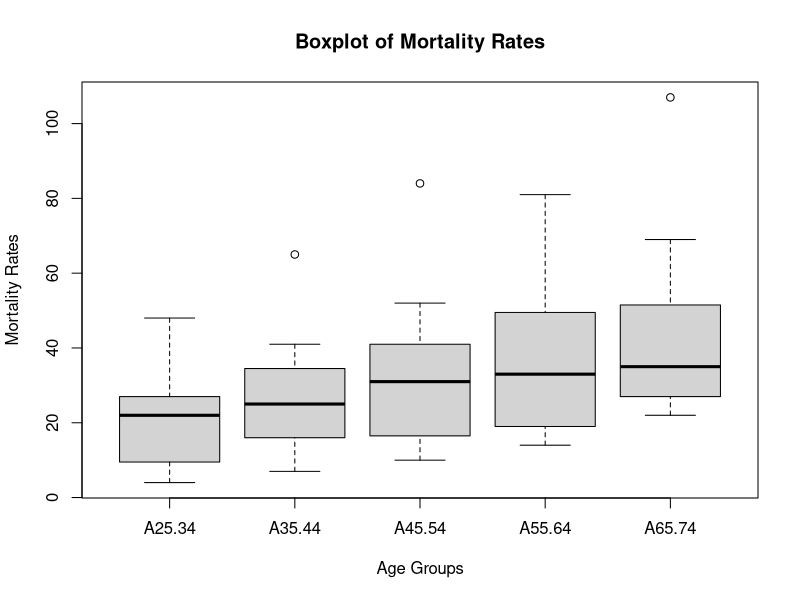
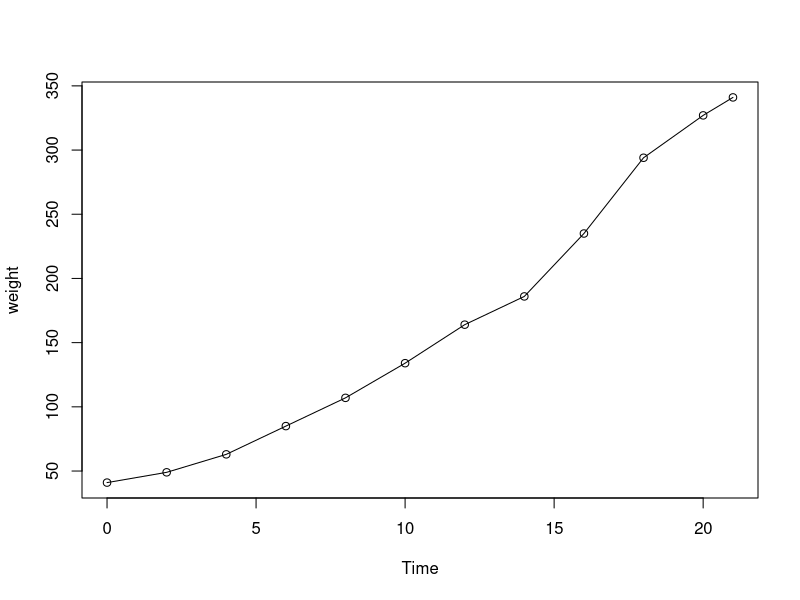
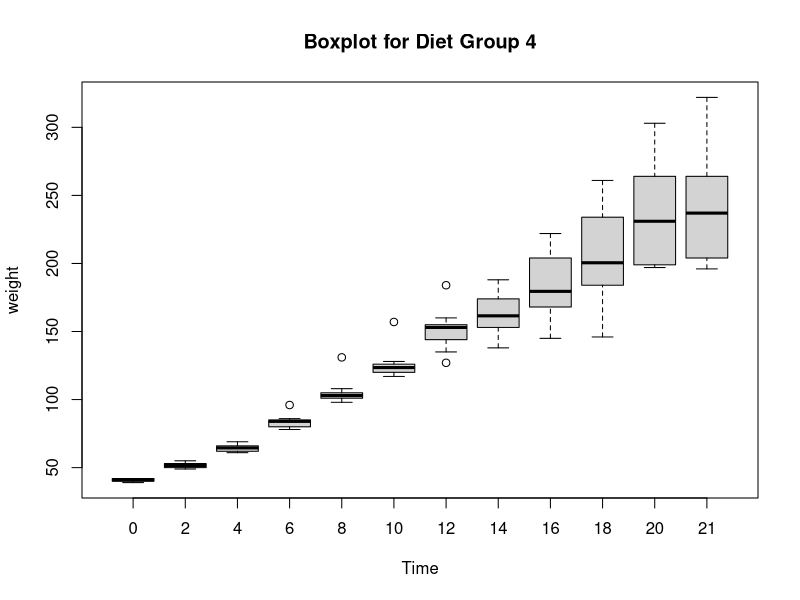
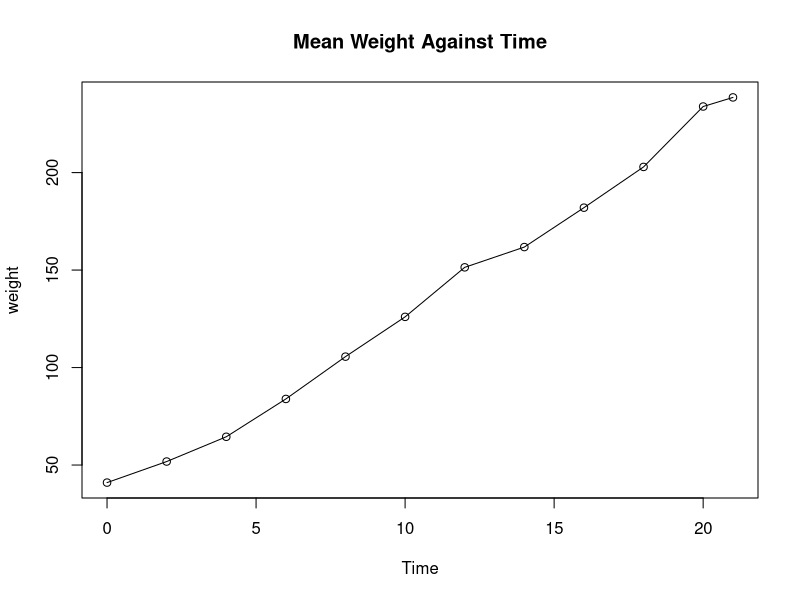
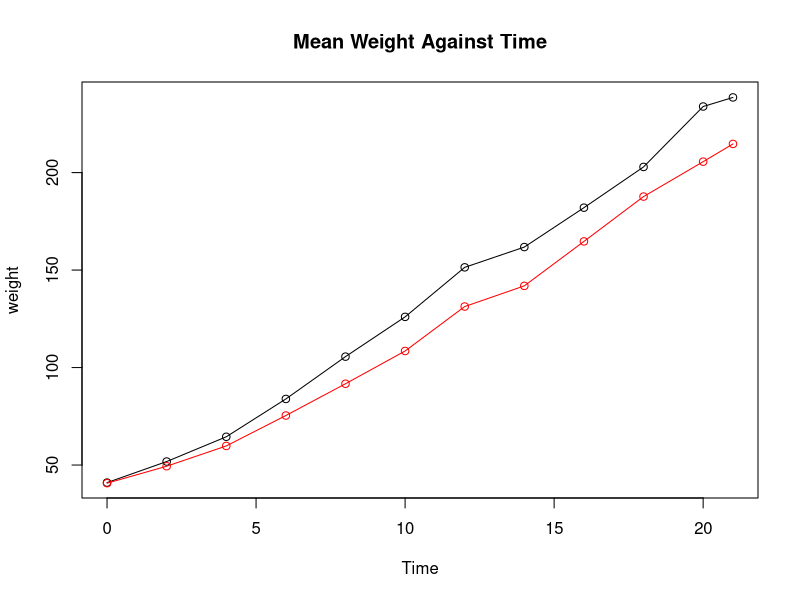
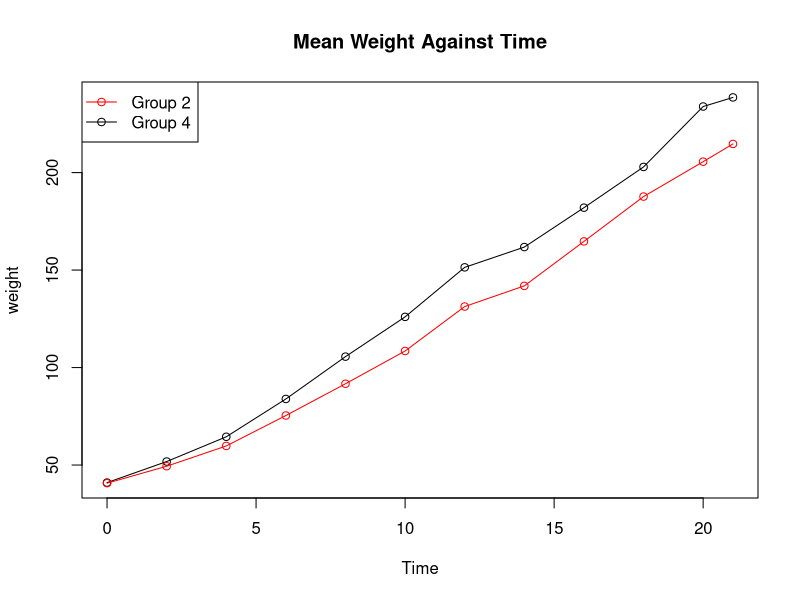

The R source for these figures, in order:
## ---- chunk 1
before = c(57, 54, 62, 64, 71, 65, 70, 75, 68, 70, 77, 74, 80, 83)
after = c(55, 60, 68, 69, 70, 73, 74, 74, 75, 76, 76, 78, 81, 90)
t.test(before, after, paired = TRUE)
## ---- chunk 2
A25.34 <- c(22, 9, 22, 29, 16, 28, 48, 7, 8, 26, 4, 28, 22, 10, 20)
A35.44 <- c(27, 19, 19, 40, 25, 35, 65, 8, 11, 29, 7, 41, 34, 13, 22)
A45.54 <- c(31, 10, 21, 52, 36, 41, 84, 11, 18, 36, 10, 46, 41, 15, 28)
A55.64 <- c(34, 14, 31, 53, 47, 49, 81, 18, 20, 32, 16, 51, 50, 17, 33)
A65.74 <- c(24, 27, 49, 69, 56, 52, 107, 27, 28, 28, 22, 35, 51, 22, 37)
df <- data.frame(A25.34, A35.44, A45.54, A55.64, A65.74)
rownames(df) <- c("Canada", "Israel", "Japan", "Austria", "France", 
                  "Germany", "Hungary", "Italy", "Netherlands", "Poland",
                  "Spain", "Sweden", "Switzerland", "UK", "USA")
## ---- chunk 3
df.stack = stack(df)
boxplot(values~ind, data = df.stack, main = "Boxplot of Mortality Rates", 
        xlab = "Age Groups", ylab = "Mortality Rates")
## ---- chunk 4
simPoints <- function(n)
{
  x1 = runif(n)
  x2 = runif(n)  
  return(data.frame(x1, x2))
}
## ---- chunk 5
isNeareastPointToEdge <- function(x)
{
  # 点x到四条边的距离
  dist = sapply(x, function(y) c(y, 1-y))
  # 点x到四条边最近的距离
  dist.min = min(dist)
  # 若小于0.25，返回TRUE
  if (dist.min < 0.25)
    return(TRUE)
  else
    return(FALSE)
}
## ---- chunk 6
n = 1000
x <- simPoints(n)
x.near.edge <- apply(x, 1, function(y) isNeareastPointToEdge(y))
m1 = sum(x.near.edge)
## ---- chunk 7
m1/n
## ---- chunk 8
isNeareastPointToVertex <- function(x)
{
  # 点x到四个顶点的距离
  dist = c(sqrt(x[1]^2+x[2]^2),
           sqrt((x[1]-1)^2+x[2]^2),
           sqrt(x[1]^2+(x[2]-1)^2),
           sqrt((x[1]-1)^2+(x[2]-1)^2))
  # 点x到四个顶点最近的距离
  dist.min = min(dist)
  # 若小于0.25，返回TRUE
  if (dist.min < 0.25)
    return(TRUE)
  else
    return(FALSE)
}
## ---- chunk 9
x.near.vertex <- apply(x, 1, function(y) isNeareastPointToVertex(y))
m2 = sum(x.near.vertex)
## ---- chunk 10
m2/n
## ---- chunk 11
ChickWeight.split = with(ChickWeight, split(ChickWeight, Chick))
## ---- chunk 12
ChickWeight.chick34 <- ChickWeight.split$`34`
ChickWeight.chick34
## ---- chunk 13
plot(weight ~ Time, data = ChickWeight.chick34, type = "o")
## ---- chunk 14
ChickWeight.split.diet = with(ChickWeight, split(ChickWeight, Diet))
ChickWeight.diet4 <- ChickWeight.split.diet$`4`
head(ChickWeight.diet4)
## ---- chunk 15
boxplot(weight ~ Time, data = ChickWeight.diet4,
        xlab = "Time", ylab = "weight", main = "Boxplot for Diet Group 4")
## ---- chunk 16
ChickWeight.diet4.mean <- with(ChickWeight.diet4, 
                               aggregate(weight, by = list(Time), mean))
colnames(ChickWeight.diet4.mean) <- c("Time", "weight")
ChickWeight.diet4.mean
## ---- chunk 17
plot(weight~Time, data = ChickWeight.diet4.mean, type = "o",
     main = "Mean Weight Against Time")
## ---- chunk 18
ChickWeight.diet2 <- ChickWeight.split.diet$`2`
ChickWeight.diet2.mean <- with(ChickWeight.diet2, 
                               aggregate(weight, by = list(Time), mean))
colnames(ChickWeight.diet2.mean) <- c("Time", "weight")
## ---- chunk 19
plot(weight~Time, data = ChickWeight.diet4.mean, type = "o",
     main = "Mean Weight Against Time")
with(ChickWeight.diet2.mean, points(Time, weight, col = "red", type="o"))
## ---- chunk 20
plot(weight~Time, data = ChickWeight.diet4.mean, type = "o",
     main = "Mean Weight Against Time")
with(ChickWeight.diet2.mean, points(Time, weight, col = "red", type="o"))
legend("topleft", c("Group 2", "Group 4"), lty = c(1, 1), 
       pch = c(1, 1), col = c("red", "black"))
## ---- chunk 21
time = c(2, 3, 6, 8, 9, 10, 11, 13, 14, 16, 21, 22, 24, 26, 27, 7,
         13, 15, 18, 23, 20, 24, 1, 5, 17, 18, 25, 18, 25, 4, 19)
tumorsize = c(rep("<=3cm", 22), rep(">3cm", 9))
number = c(rep(1, 15), rep(2, 5), 3, 4, rep(1, 5), 2, 2, 3, 4)
df = data.frame(time, tumorsize, number)
## ---- chunk 22
model <- glm(number ~ time + factor(tumorsize), data = df, family = "poisson")
## ---- chunk 23
summary(model)
## ---- chunk 24
model2 <- glm(number ~ factor(tumorsize), data = df, family = "poisson")
## ---- chunk 25
summary(model2)
